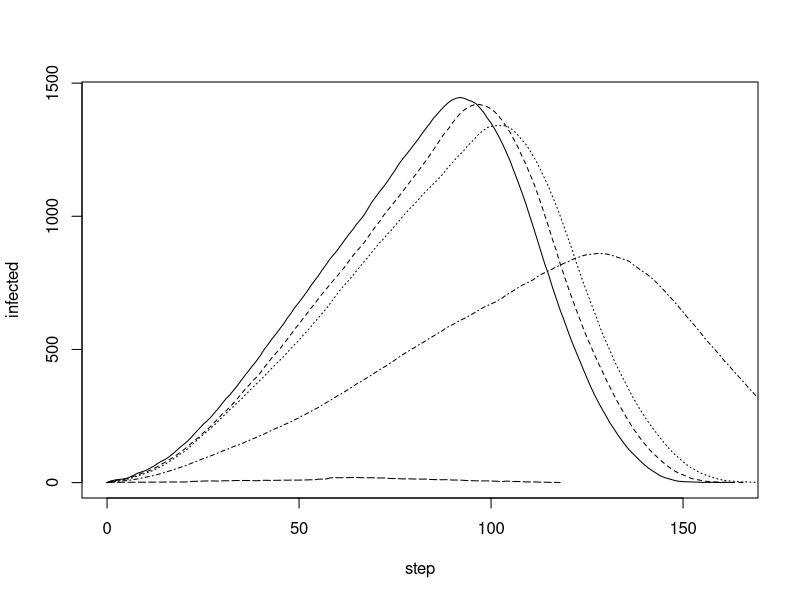
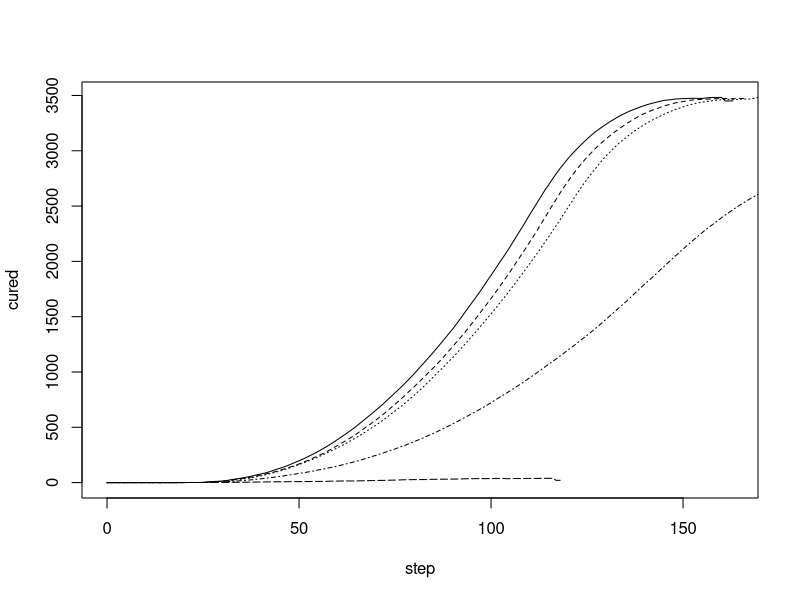
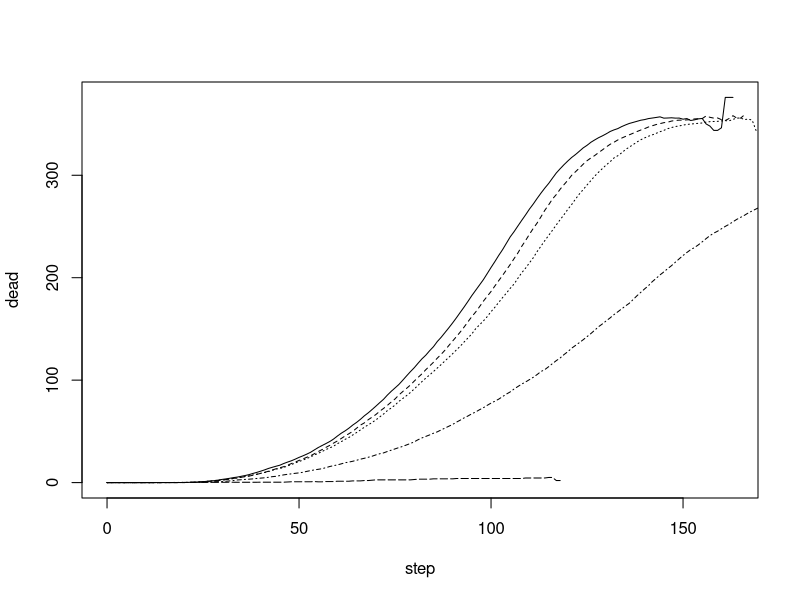
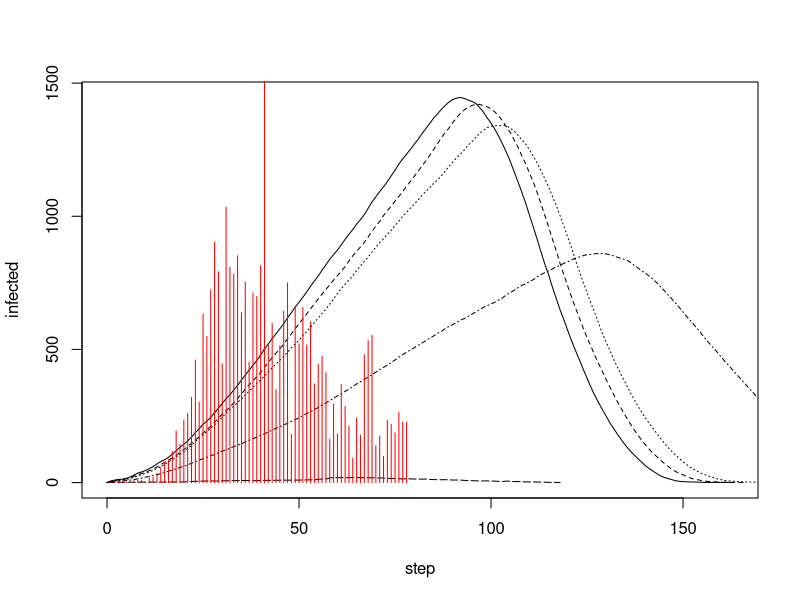
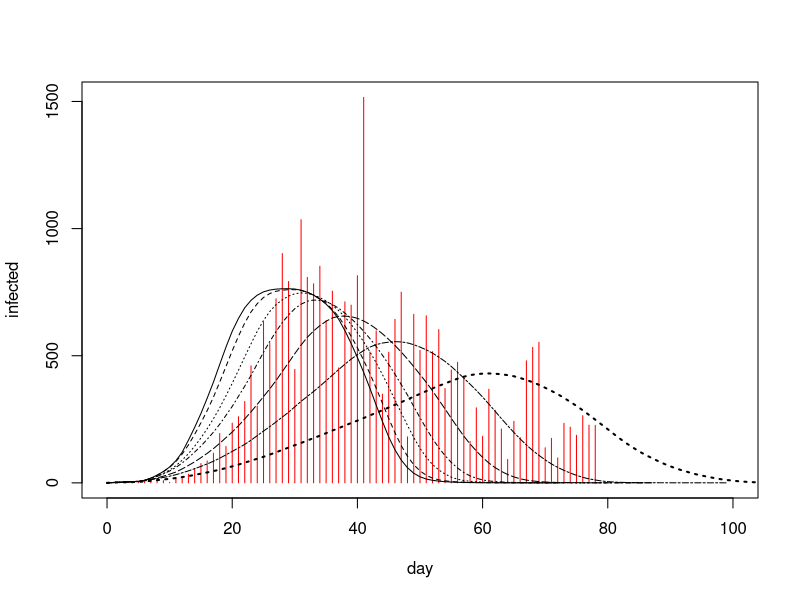
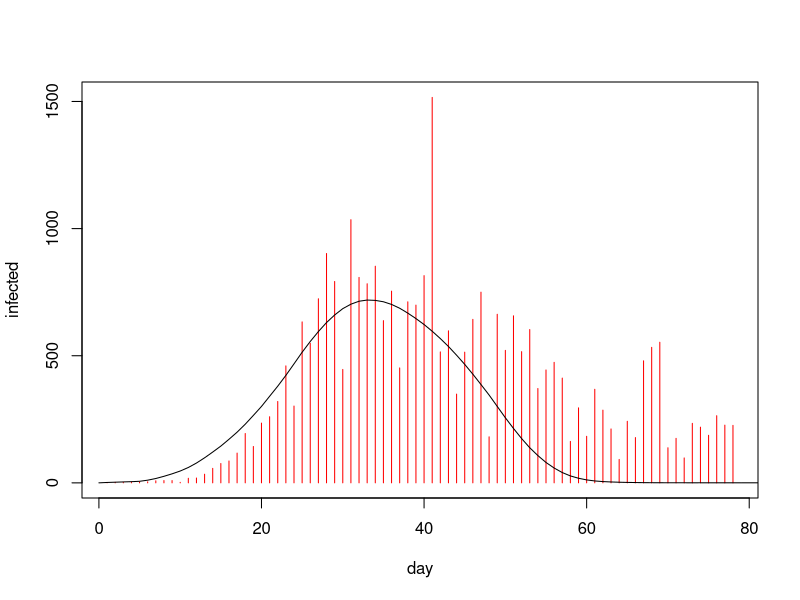
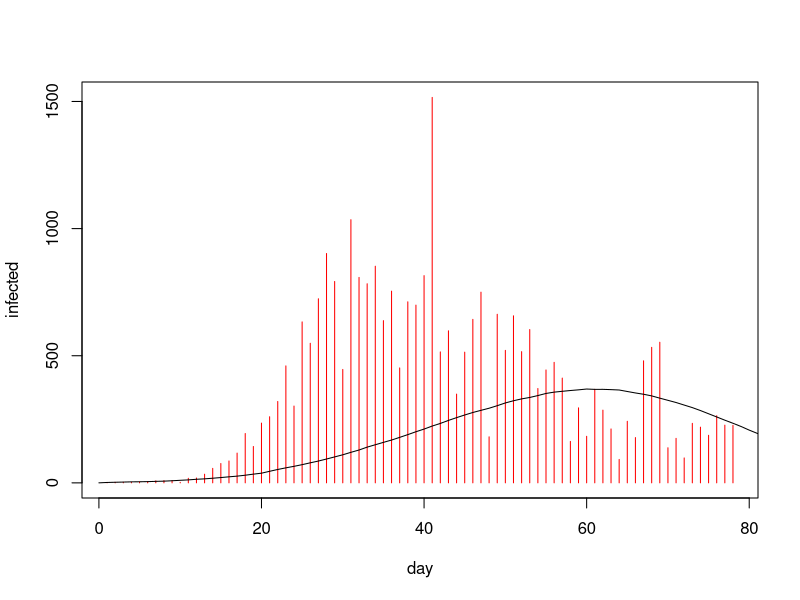

Write R code to recreate these figures, in order.
##
# -------------------------------------- EXPERIMENT 1 --------------------------------------------------
# In the 1st experiment we will try to adjust the infectioness parameter to the real
# data in the infected_portugal_01032020-17052020.csv file
# The conclusion is that for predetermined values of density (0.9), speed (0.5) and mortality (1.4)
# the value that best fits the real data for infectioness is 0.9
# ------------------------------------------------------------------------------------------------------
##


# load experiment 1 results from behaviorspace output
experiment_data_1 <- read.csv("epidemic experiment_1-table.csv",skip=6,stringsAsFactors = FALSE,sep=',')

# make clean column names
colnames(experiment_data_1) <- c("run","density","infectioness","mortality","speed","step","infected","cured","dead")

# aggregate data (calculate mean) keeping different steps and different infection rates
agg.data_1 <- aggregate(experiment_data_1, by=list(experiment_data_1$step,experiment_data_1$infectioness),FUN = mean)

#visualize data
with(agg.data_1[agg.data_1$infectioness==0.9,], plot(step,infected, t='l'))
with(agg.data_1[agg.data_1$infectioness==0.7,], lines(step,infected, t='l',lty=2))
with(agg.data_1[agg.data_1$infectioness==0.5,], lines(step,infected, t='l',lty=3))
with(agg.data_1[agg.data_1$infectioness==0.3,], lines(step,infected, t='l',lty=4))
with(agg.data_1[agg.data_1$infectioness==0.1,], lines(step,infected, t='l',lty=5))

with(agg.data_1[agg.data_1$infectioness==0.9,], plot(step,cured, t='l'))
with(agg.data_1[agg.data_1$infectioness==0.7,], lines(step,cured, t='l',lty=2))
with(agg.data_1[agg.data_1$infectioness==0.5,], lines(step,cured, t='l',lty=3))
with(agg.data_1[agg.data_1$infectioness==0.3,], lines(step,cured, t='l',lty=4))
with(agg.data_1[agg.data_1$infectioness==0.1,], lines(step,cured, t='l',lty=5))

with(agg.data_1[agg.data_1$infectioness==0.9,], plot(step,dead, t='l'))
with(agg.data_1[agg.data_1$infectioness==0.7,], lines(step,dead, t='l',lty=2))
with(agg.data_1[agg.data_1$infectioness==0.5,], lines(step,dead, t='l',lty=3))
with(agg.data_1[agg.data_1$infectioness==0.3,], lines(step,dead, t='l',lty=4))
with(agg.data_1[agg.data_1$infectioness==0.1,], lines(step,dead, t='l',lty=5))

# load real world infected data
infected_data <- read.csv("infected_portugal_01032020-17052020.csv",stringsAsFactors = FALSE,sep=';')

# compare curves
with(agg.data_1[agg.data_1$infectioness==0.9,], plot(step,infected, t='l'))
with(agg.data_1[agg.data_1$infectioness==0.7,], lines(step,infected, t='l',lty=2))
with(agg.data_1[agg.data_1$infectioness==0.5,], lines(step,infected, t='l',lty=3))
with(agg.data_1[agg.data_1$infectioness==0.3,], lines(step,infected, t='l',lty=4))
with(agg.data_1[agg.data_1$infectioness==0.1,], lines(step,infected, t='l',lty=5))
with(infected_data, lines(day,infected,t='h', col="red"))

##
# ----------------------- EXPERIMENT 2 -------------------------------------------------------------------------------
# Having found a value for infectioness that best fit the real data we now look to the parameter speed.
# Being very low (0.5) we hope the higher values with fit better the data.
# Perform another experiment now with the previous best value for infectioness and varying speed
# Aftercomparing the curves we found that the best fit is atained with speed = 2.5
# hoever we must scale down the simulated values in order to fite the real data
##

# load data result of BehaviorSpace experiment
experiment_data_2 <- read.csv("epidemic experiment_2-table.csv",skip=6,stringsAsFactors = FALSE,sep=',')

# make clean column names
colnames(experiment_data_2) <- c("run","density","infectioness","mortality","speed","step","infected","cured","dead")

# aggregate data (calculate mean) keeping different steps and different speed of movement of the population
agg.data_2 <- aggregate(experiment_data_2, by=list(experiment_data_2$step,experiment_data_2$speed),FUN = mean)

# visualize data but divide simulated data by five in order to have a better fit
with(infected_data, plot(day,infected,t='h', col="red", xlim=c(0,100)))
with(agg.data_2[agg.data_2$speed==4.0,], lines(step,infected/5, t='l',lty=1))
with(agg.data_2[agg.data_2$speed==3.5,], lines(step,infected/5, t='l',lty=2))
with(agg.data_2[agg.data_2$speed==3.0,], lines(step,infected/5, t='l',lty=3))
with(agg.data_2[agg.data_2$speed==2.5,], lines(step,infected/5, t='l',lty=4))
with(agg.data_2[agg.data_2$speed==2.0,], lines(step,infected/5, t='l',lty=5))
with(agg.data_2[agg.data_2$speed==1.5,], lines(step,infected/5, t='l',lty=6))
with(agg.data_2[agg.data_2$speed==1.0,], lines(step,infected/5, t='l',lty=3,lwd=2))

# Visualize identified solution till this point
with(infected_data, plot(day,infected,t='h', col="red"))
with(agg.data_2[agg.data_2$speed==2.5,],  lines(step,infected/5, t='l'))

# write the aggregated data to file
write.csv(agg.data_2[,c(4,5,6,7,8,9)],file="experiment_2_aggregated.csv",row.names=FALSE )

##
# ----------------------- EXPERIMENT 3 -------------------------------------------------------------------------------
# Having identified a reasonable fit for the real data with speed= 2.5 we nevertheless had to down scale the simulated values
# Lets try a new experiment with a downscale of the density (wich is intimately associated with population number)
# After testing with density equal to 0.2 we notice that there is not much improvement in our fit
# We conclude that there should be a dependence between density and speed parameter that should
# determine a better adjustment between simulated and real data
# it remains a task to be done, now, variying simultaneously density and speed
##

# load data result of BehaviorSpace experiment
experiment_data_3 <- read.csv("epidemic experiment_3-table.csv",skip=6,stringsAsFactors = FALSE,sep=',')

# make clean column names
colnames(experiment_data_3) <- c("run","density","infectioness","mortality","speed","step","infected","cured","dead")

# aggregate data (calculate mean) keeping different steps
agg.data_3 <- aggregate(experiment_data_3, by=list(experiment_data_3$step),FUN = mean)

# Visualize identified solution till this point
with(infected_data, plot(day,infected,t='h', col="red"))
with(agg.data_3,  lines(step,infected, t='l'))
